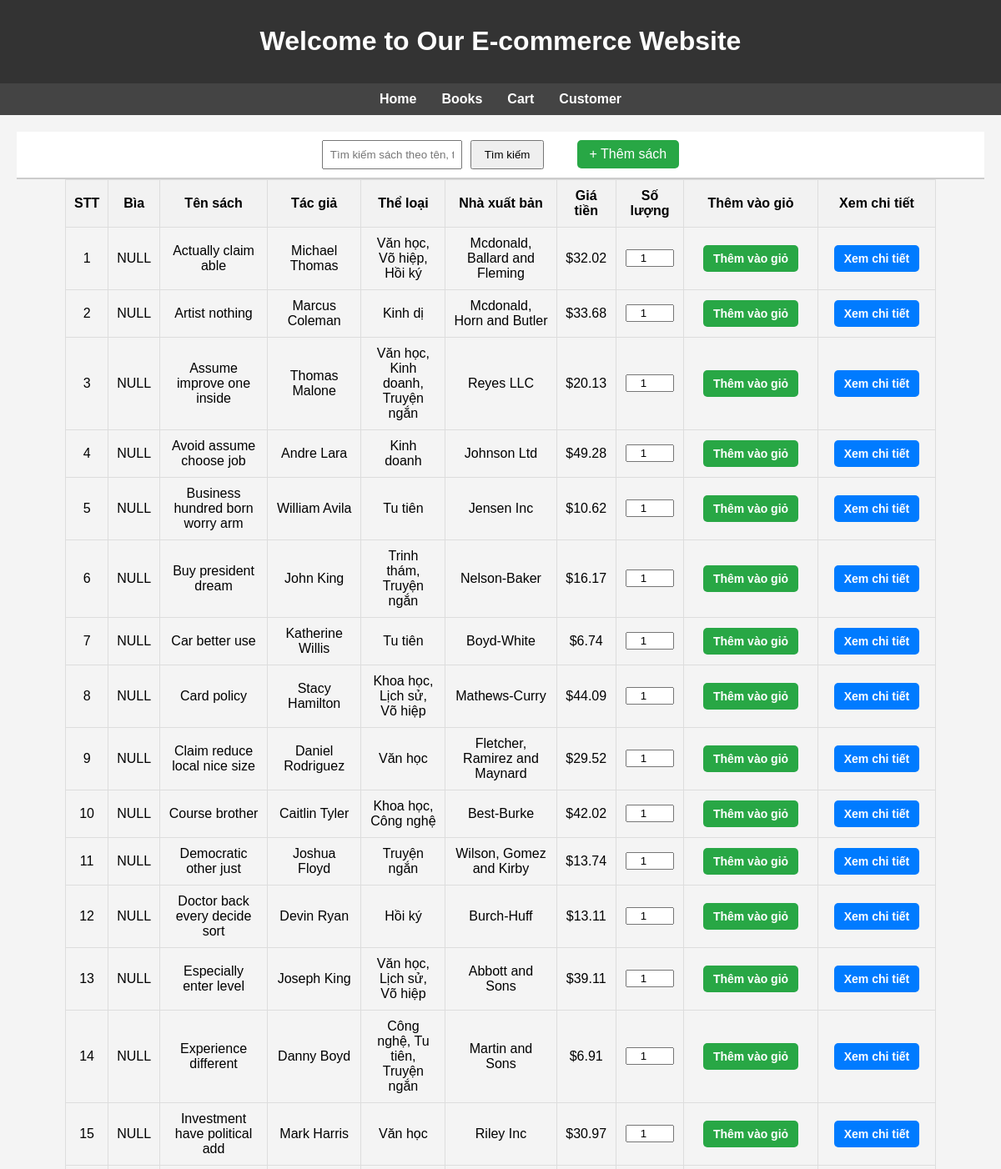
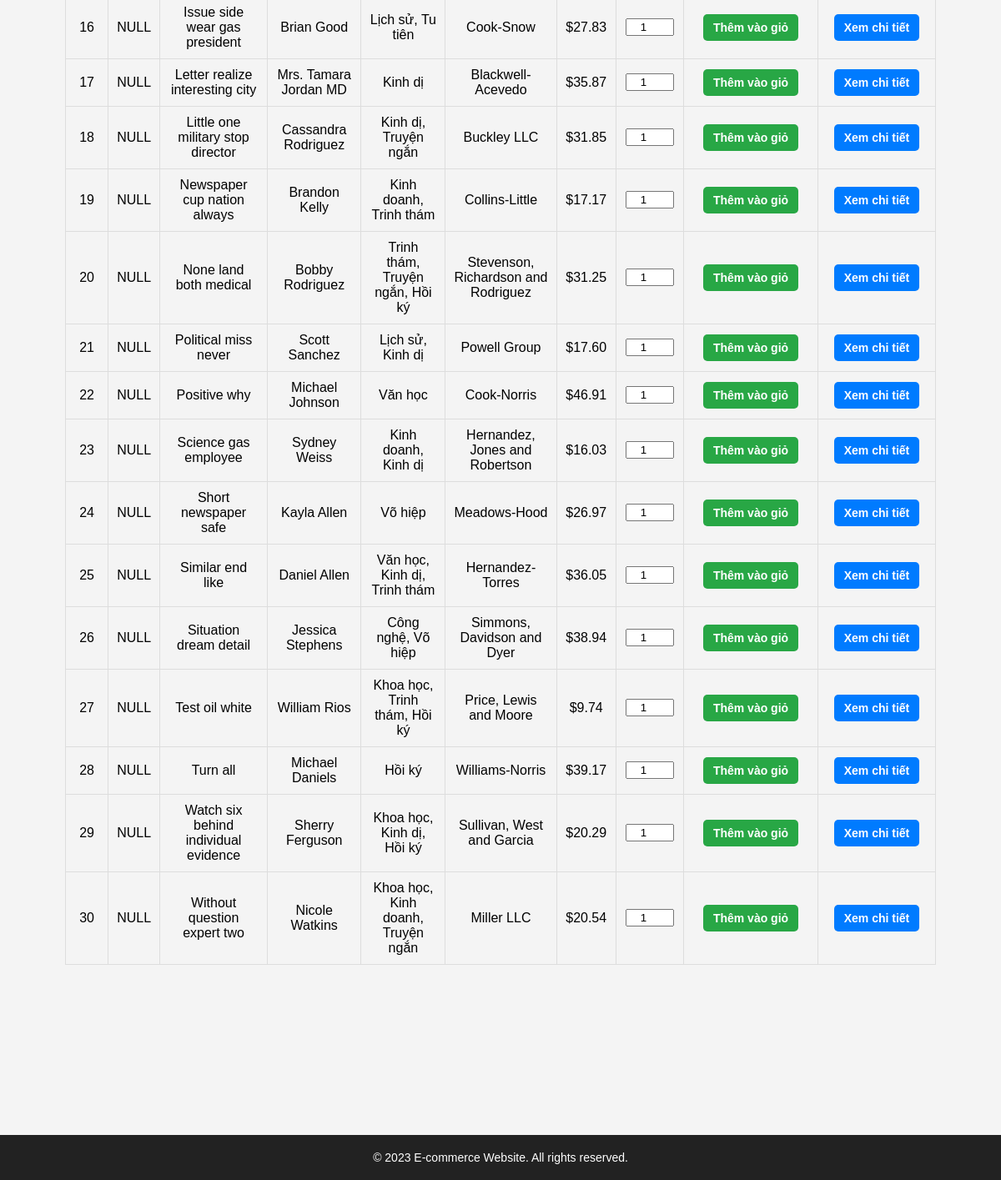
/book/, run on the app's committed database (2 pictures, top to bottom).
### book/models.py (models this page shows, shortened)
class Book(models.Model):
    title = models.CharField(max_length=200)
    author = models.CharField(max_length=100)
    price = models.DecimalField(max_digits=10, decimal_places=2)
    description = models.TextField()
    categories = models.ManyToManyField(Category, related_name='books')  # Một sách có nhiều thể loại
    publisher = models.CharField(max_length=100, default='Unknown')
    publication_year = models.IntegerField(default=2023)
    cover_image = models.ImageField(upload_to='book_covers/', blank=True, null=True)  # Ảnh sách (có thể null)

class Category(models.Model):
    name = models.CharField(max_length=100, unique=True)

### book/views.py (the view)
# urls.py: path('', views.list_books, name='list_books'),
def list_books(request):
    query = request.GET.get('q', '')  # Lấy giá trị từ thanh tìm kiếm
    books = Book.objects.all().order_by("title")  # Sắp xếp theo tên sách
    if query:
        books = books.filter(
            Q(title__icontains=query) |
            Q(author__icontains=query) |
            Q(publisher__icontains=query)
        )
    return render(request, 'book/list_books.html', {'books': books, 'query': query})

### templates/book/list_books.html (shortened to what this page needs)
{% extends 'base.html' %}
{% load static %}
{% block content %}
<div class="page-container">
    <div class="search-bar-container">
        <form method="get" action="{% url 'list_books' %}" style="display: flex; align-items: center; gap: 10px;">
            <input type="text" name="q" placeholder="Tìm kiếm sách theo tên, tác giả, nhà xuất bản..."
                   value="{{ request.GET.q }}">
            <button type="submit">Tìm kiếm</button>
        </form>
        <a href="{% url 'add_book' %}" class="add-book-btn">+ Thêm sách</a>
    </div>
    <div class="table-container">
        <table>
            <thead>
                <tr>
                    <th>STT</th>
                    <th>Bìa</th>
                    <th>Tên sách</th>
                    <th>Tác giả</th>
                    <th>Thể loại</th>
                    <th>Nhà xuất bản</th>
                    <th>Giá tiền</th>
                    <th>Số lượng</th>
                    <th>Thêm vào giỏ</th>
                    <th>Xem chi tiết</th>
                </tr>
            </thead>
            <tbody>
                {% for book in books %}
                <tr>
                    <td>{{ forloop.counter }}</td>
                    <td>
                        {% if book.cover_image %}
                            <img src="{{ book.cover_image.url }}" alt="{{ book.title }}" width="80">
                        {% else %}
                            NULL
                        {% endif %}
                    </td>
                    <td>{{ book.title }}</td>
                    <td>{{ book.author }}</td>
                    <td>
                        {% for category in book.categories.all %}
                            {{ category.name }}{% if not forloop.last %}, {% endif %}
                        {% endfor %}
                    </td>
                    <td>{{ book.publisher }}</td>
                    <td>${{ book.price }}</td>
                    <td>
                        <input type="number" value="1" min="1" style="width: 50px; text-align: center;">
                    </td>
                    <td>
                        <button class="add-to-cart-btn">Thêm vào giỏ</button>
                    </td>
                    <td>
                        <a href="{% url 'book_detail' book.id %}" class="view-detail-btn">Xem chi tiết</a>
                    </td>
                </tr>
                {% endfor %}
            </tbody>
        </table>
    </div>
</div>
{% endblock %}

### templates/base.html (shortened to what this page needs)
<!DOCTYPE html>
<html lang="en">
<head>
</head>
<body>
    <header>
        <h1>Welcome to Our E-commerce Website</h1>
    </header>
    <nav>
        <a href="{% url 'home' %}">Home</a>
        <a href="{% url 'list_books' %}">Books</a>
        <a href="{% url 'view_cart' %}">Cart</a>
        <a href="{% url 'customer_home' %}">Customer</a>
    </nav>
    <div class="content">
        {% block content %}{% endblock %}
    </div>
    <footer>
        <p>&copy; 2023 E-commerce Website. All rights reserved.</p>
    </footer>
</body>
</html>

### templates/base.html (style rules this page uses)
body { font-family: Arial, sans-serif; margin: 0; padding: 0; background-color: #f4f4f4; }
header { background-color: #333; color: white; padding: 10px 0; text-align: center; }
nav { display: flex; justify-content: center; background-color: #444; padding: 10px; }
nav a { color: white; margin: 0 15px; text-decoration: none; font-weight: bold; }
.content { padding: 20px; text-align: center; }
footer { background-color: #333; color: white; text-align: center; padding: 10px 0; position: fixed; bottom: 0; width: 100%; }

### templates/book/list_books.html (style rules this page uses)
.page-container { display: flex; flex-direction: column; height: 100vh; overflow: hidden; }
.search-bar-container { position: sticky; top: 0; background-color: white; z-index: 1000; padding: 10px; border-bottom: 2px solid #ccc; text-align: center; display: flex; justify-content: center; align-items: center; gap: 10px; }
.search-bar-container input { width: 50%; padding: 8px; }
.search-bar-container button { padding: 8px 15px; }
.add-book-btn { background-color: #28a745; color: white; padding: 8px 15px; text-decoration: none; border-radius: 5px; }
.table-container { flex: 1; overflow-y: auto; padding-bottom: 60px; }
table { width: 90%; text-align: center; border-collapse: collapse; margin: auto; }
thead { background-color: #f2f2f2; }
th, td { padding: 10px; border: 1px solid #ddd; }
.add-to-cart-btn { display: inline-block; background-color: #28a745; color: white; padding: 8px 12px; border-radius: 5px; font-size: 14px; font-weight: bold; border: none; cursor: pointer; white-space: nowrap; transition: background 0.3s ease-in-out; }
td:nth-last-child(2) { width: 140px; text-align: center; }
.view-detail-btn { display: inline-block; background-color: #007bff; color: white; padding: 8px 12px; border-radius: 5px; text-decoration: none; font-size: 14px; font-weight: bold; white-space: nowrap; transition: background 0.3s ease-in-out; }
td:last-child { width: 120px; text-align: center; }
footer { position: fixed; bottom: 0; width: 100%; background-color: #222; color: white; text-align: center; padding: 5px 0; font-size: 14px; }

### data on the page
Book: cover_image "NULL", title "Actually claim able", author "Michael Thomas", publisher "Mcdonald, Ballard and Fleming", price "32.02"
Category: name "Văn học"
Category: name "Võ hiệp"
Category: name "Hồi ký"
Book: cover_image "NULL", title "Artist nothing", author "Marcus Coleman", publisher "Mcdonald, Horn and Butler", price "33.68"
Category: name "Kinh dị"
Book: cover_image "NULL", title "Assume improve one inside", author "Thomas Malone", publisher "Reyes LLC", price "20.13"
Category: name "Kinh doanh"
Category: name "Truyện ngắn"
Book: cover_image "NULL", title "Avoid assume choose job", author "Andre Lara", publisher "Johnson Ltd", price "49.28"
Book: cover_image "NULL", title "Business hundred born worry arm", author "William Avila", publisher "Jensen Inc", price "10.62"
Category: name "Tu tiên"
Book: cover_image "NULL", title "Buy president dream", author "John King", publisher "Nelson-Baker", price "16.17"
Category: name "Trinh thám"
Book: cover_image "NULL", title "Car better use", author "Katherine Willis", publisher "Boyd-White", price "6.74"
Book: cover_image "NULL", title "Card policy", author "Stacy Hamilton", publisher "Mathews-Curry", price "44.09"
Category: name "Khoa học"
Category: name "Lịch sử"
Book: cover_image "NULL", title "Claim reduce local nice size", author "Daniel Rodriguez", publisher "Fletcher, Ramirez and Maynard", price "29.52"
Book: cover_image "NULL", title "Course brother", author "Caitlin Tyler", publisher "Best-Burke", price "42.02"
Category: name "Công nghệ"
Book: cover_image "NULL", title "Democratic other just", author "Joshua Floyd", publisher "Wilson, Gomez and Kirby", price "13.74"
Book: cover_image "NULL", title "Doctor back every decide sort", author "Devin Ryan", publisher "Burch-Huff", price "13.11"
Book: cover_image "NULL", title "Especially enter level", author "Joseph King", publisher "Abbott and Sons", price "39.11"
Book: cover_image "NULL", title "Experience different", author "Danny Boyd", publisher "Martin and Sons", price "6.91"
Book: cover_image "NULL", title "Investment have political add", author "Mark Harris", publisher "Riley Inc", price "30.97"
Book: cover_image "NULL", title "Issue side wear gas president", author "Brian Good", publisher "Cook-Snow", price "27.83"
Book: cover_image "NULL", title "Letter realize interesting city", author "Mrs. Tamara Jordan MD", publisher "Blackwell-Acevedo", price "35.87"
Book: cover_image "NULL", title "Little one military stop director", author "Cassandra Rodriguez", publisher "Buckley LLC", price "31.85"
Book: cover_image "NULL", title "Newspaper cup nation always", author "Brandon Kelly", publisher "Collins-Little", price "17.17"
Book: cover_image "NULL", title "None land both medical", author "Bobby Rodriguez", publisher "Stevenson, Richardson and Rodriguez", price "31.25"
Book: cover_image "NULL", title "Political miss never", author "Scott Sanchez", publisher "Powell Group", price "17.60"
Book: cover_image "NULL", title "Positive why", author "Michael Johnson", publisher "Cook-Norris", price "46.91"
Book: cover_image "NULL", title "Science gas employee", author "Sydney Weiss", publisher "Hernandez, Jones and Robertson", price "16.03"
Book: cover_image "NULL", title "Short newspaper safe", author "Kayla Allen", publisher "Meadows-Hood", price "26.97"
Book: cover_image "NULL", title "Similar end like", author "Daniel Allen", publisher "Hernandez-Torres", price "36.05"
Book: cover_image "NULL", title "Situation dream detail", author "Jessica Stephens", publisher "Simmons, Davidson and Dyer", price "38.94"
Book: cover_image "NULL", title "Test oil white", author "William Rios", publisher "Price, Lewis and Moore", price "9.74"
Book: cover_image "NULL", title "Turn all", author "Michael Daniels", publisher "Williams-Norris", price "39.17"
Book: cover_image "NULL", title "Watch six behind individual evidence", author "Sherry Ferguson", publisher "Sullivan, West and Garcia", price "20.29"
Book: cover_image "NULL", title "Without question expert two", author "Nicole Watkins", publisher "Miller LLC", price "20.54"
